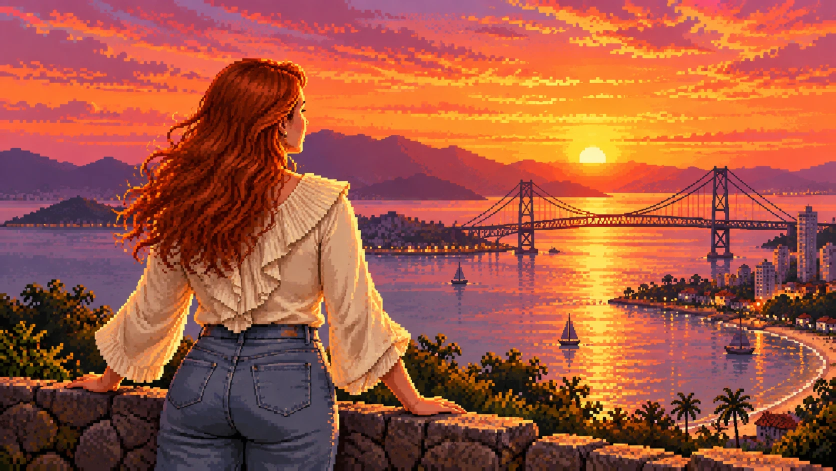
#> input picture scripts/story-ending-art/amanda-konrad/source.webp, 1672 x 941 px (shown at 1/2 size)
$ python prepare_amanda_konrad_ending.py
#> lines starting #> are read from the running program, lines starting #| are printed output that depends on the picture
"""Prepares Amanda Konrad's story ending art (the screen shown when her campaign is completed).

Input : scripts/story-ending-art/amanda-konrad/source.webp (1672x941: Amanda, from behind, at a Florianópolis lookout, looking at
        the sunset over the bay and the Hercílio Luz bridge)
Output: public/story/endings/amanda-konrad.jpg, 1440x810 (16:9, 1.5x the 960x540 game so it stays
        sharp on big screens and has room for the slow zoom of the ending screen).

A still illustration: no layers. Everything that depends on the campaign (title, route, buttons)
is drawn on top of it by CampaignCompleteScene.

Offline tool only (not part of the build). Requires Python 3 + Pillow:
    python scripts/story-ending-art/amanda-konrad/prepare_amanda_konrad_ending.py
"""

from pathlib import Path

from PIL import Image

ROOT = Path(__file__).resolve().parents[3]
SOURCE = ROOT / 'scripts/story-ending-art/amanda-konrad/source.webp'
OUT = ROOT / 'public/story/endings/amanda-konrad.jpg'
SIZE = (1440, 810)


def main() -> None:
    image = Image.open(SOURCE).convert('RGB')
#> image is the input picture: PIL image 1672x941 RGB; mean R, G, B 163.9, 87.3, 65.6
    # Cover-crop to exactly 16:9 (the source is 1672x941, a hair taller), centred.
    target = SIZE[0] / SIZE[1]
    width, height = image.size
#> width = 1672; height = 941
    if width / height > target:
        crop = round(height * target)
        box = ((width - crop) // 2, 0, (width - crop) // 2 + crop, height)
    else:
        crop = round(width / target)
#> crop = 940
        box = (0, (height - crop) // 2, width, (height - crop) // 2 + crop)
#> box = (0, 0, 1672, 940)
    OUT.parent.mkdir(parents=True, exist_ok=True)
    image.crop(box).resize(SIZE, Image.LANCZOS).save(OUT, quality=90, optimize=True)
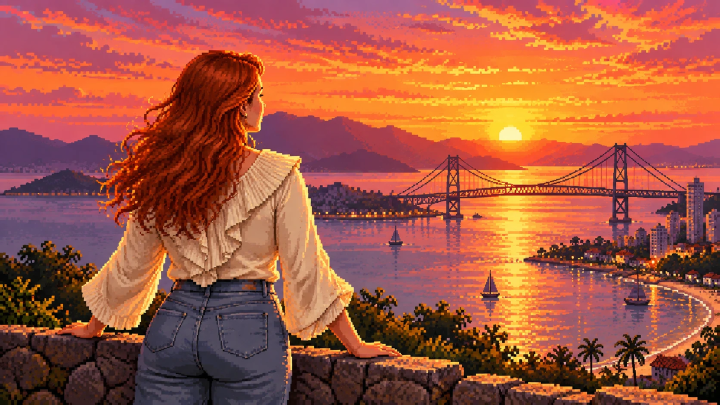
#> saved as amanda-konrad.jpg: PIL image 1440x810 RGB (shown at 1/2 size); mean R, G, B 164, 87.4, 65.6
    print(f'ending: {SIZE[0]}x{SIZE[1]} from {box}')
#| ending: 1440x810 from (0, 0, 1672, 940)


if __name__ == '__main__':
    main()
